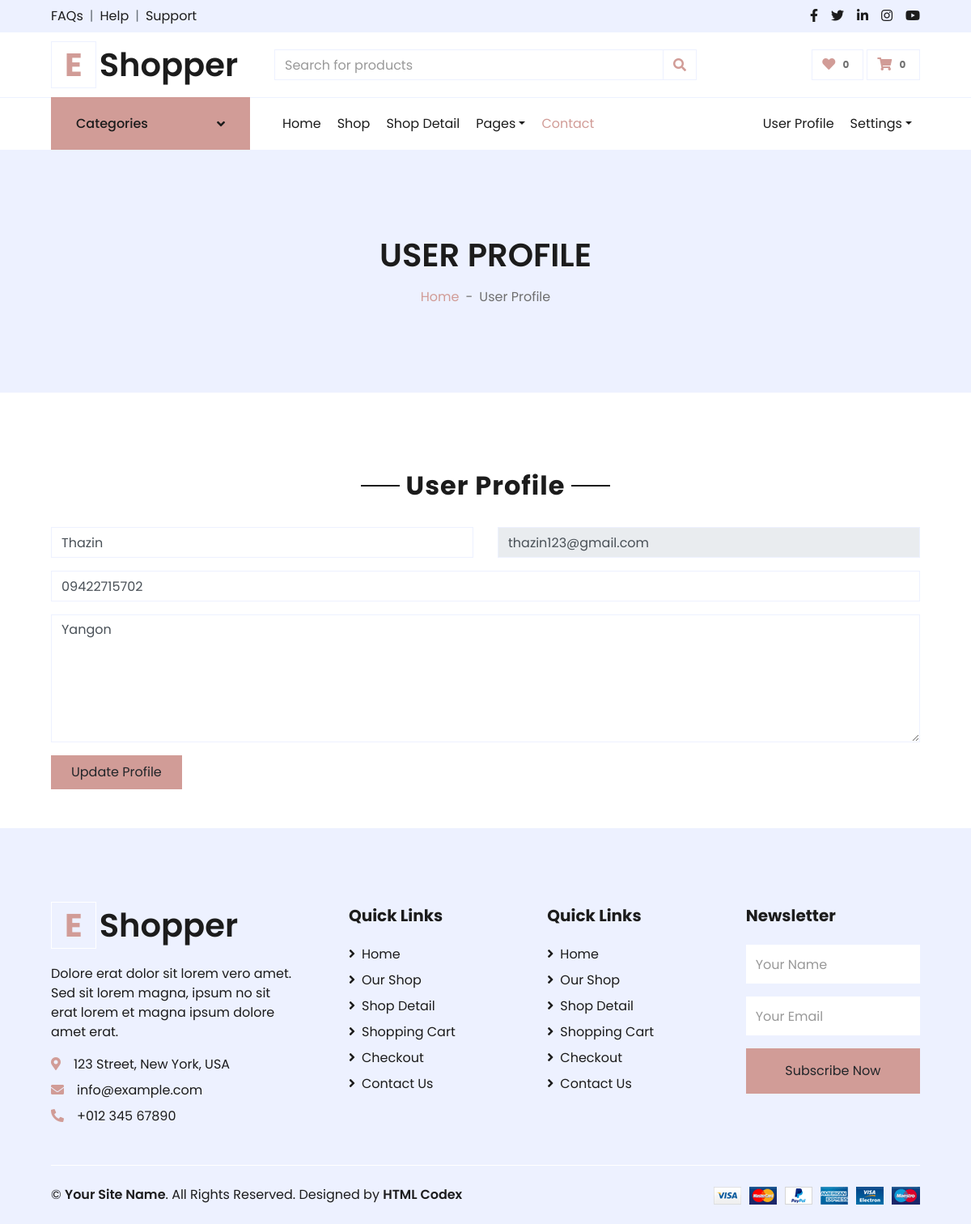
Page /userprofile.php (signed in) on the committed database.
### tables this page shows
CREATE TABLE `users` (
  `id` int NOT NULL,
  `name` varchar(255) NOT NULL,
  `role` int NOT NULL COMMENT '1 => admin,\r\n2 => staff\r\n3 => customer\r\n',
  `email` varchar(255) NOT NULL,
  `phone_number` varchar(255) NOT NULL,
  `address` text NOT NULL,
  `password` text NOT NULL,
  `deleted_at` int DEFAULT '0'
);

### userprofile.php (the view, shortened to what this page needs)
<?php
    include_once('header.php');
    $id = $_SESSION['user']['id'];
    $select_user = "SELECT * FROM users
                    WHERE id = '$id'
                   ";
    $select_user_query = mysqli_query($connect,$select_user);
    $row = mysqli_fetch_assoc($select_user_query);
?>
    <div class="container-fluid bg-secondary mb-5">
        <div class="d-flex flex-column align-items-center justify-content-center" style="min-height: 300px">
            <h1 class="font-weight-semi-bold text-uppercase mb-3">User Profile</h1>
            <div class="d-inline-flex">
                <p class="m-0"><a href="index.php">Home</a></p>
                <p class="m-0 px-2">-</p>
                <p class="m-0">User Profile</p>
            </div>
        </div>
    </div>
    <div class="container-fluid pt-5">
        <div class="text-center mb-4">
            <h2 class="section-title px-5"><span class="px-2">User Profile</span></h2>
        </div>
        <div class="row px-xl-5">
            <div class="contact-form col-12">
                <form action="userprofile.php" method="POST">
                    <div class="row mb-3">
                        <div class="col-md-6">
                            <div class="control-group">
                                <input type="text" name="name" class="form-control" id="name" placeholder="Your Name"
                                required="required" value="<?php echo $_POST['name'] ?? $row['name']; ?>"  required/>
                            </div>
                        </div>
                        <div class="col-md-6">
                            <div class="control-group">
                                <input type="email" class="form-control" name="email" id="email" placeholder="Your Email"
                                required="required" value="<?php echo $_POST['email'] ?? $row['email']; ?>"  readonly/>
                            </div>
                        </div>
                    </div>
                    <div class="control-group mb-3">
                        <input type="text" class="form-control" name="phone_number" id="phone_number" placeholder="Phone Number"
                        required="required" value="<?php echo $_POST['phone_number'] ?? $row['phone_number']; ?>" required/>
                    </div>
                    <div class="control-group mb-3">
                        <textarea class="form-control" rows="6" name="address" id="address" placeholder="Address"
                        required="required" required><?php echo $_POST['address'] ?? $row['address']; ?></textarea>
                    </div>
                        <button class="btn btn-primary py-2 px-4" type="submit"  name="btnSubmit" id="sendMessageButton">Update Profile</button>
                    </div>
            </div>
        </div>
<?php
    include_once('footer.php');
?>

### rows in the picture
users: name "Thazin", email "thazin123@gmail.com", phone_number "09422715702", address "Yangon"
